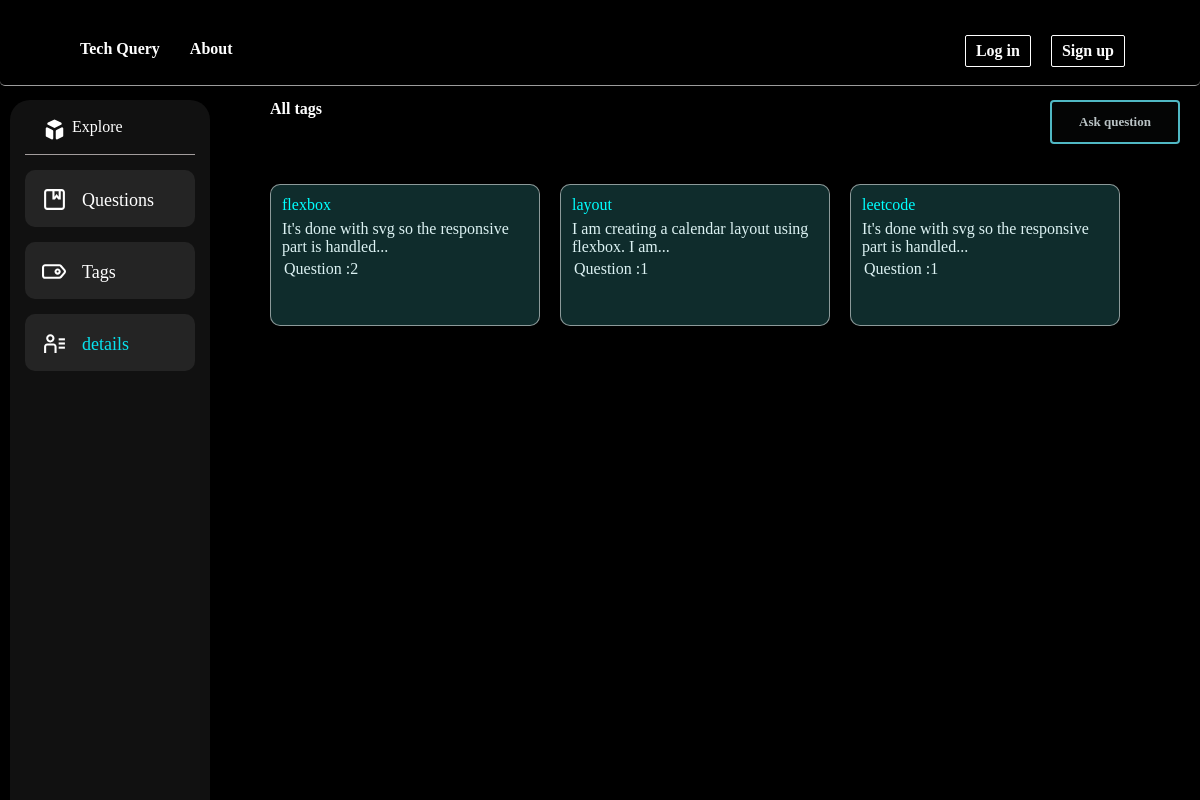
The page /tagsPage.php on the database its author committed.
### tables this page shows
CREATE TABLE `tags` (
  `tagid` int(11) NOT NULL,
  `tagname` varchar(25) NOT NULL
);

### app/Main.php (called while the page is built, shortened)
<?php
class Main
{
    public function __construct()
    {
        try {
            $this->conn = new PDO(DB_TYPE . ":host=" . DB_SERVER . ";dbname=" . DB_DATABASE, DB_USER, DB_PASSWORD);
        } catch (PDOException $e) {
            echo '<h3>Database Not Connected</h3>', '<p>Please Check database connection before running this site ...</p>';
            exit;
        }
    }
}
?>

### config.php (called while the page is built, shortened)
<?php
require_once 'app/Main.php';
require_once 'app/Admin.php';
$admin = new Admin();

### app/Admin.php (called while the page is built, shortened)
<?php
class Admin extends Main
{
	public function ret($stmt)
	{
		$stmt = $this->conn->prepare($stmt);
		$stmt->execute();
		return $stmt;
	}
}
?>

### tagsPage.php (the view, shortened to what this page needs)
<?php
function limitWords($string, $word_limit)
{
    $words = explode(" ", $string);
    return implode(" ", array_slice($words, 0, $word_limit)) . (count($words) > $word_limit ? "..." : "");
}
?>
<!DOCTYPE html>
<html lang="en">
<head>
    <link rel="stylesheet" href="css/header.css">
    <link rel="stylesheet" href="css/getStarted.css">
    <link rel="stylesheet" href="css/sidebar.css">
    <link rel="stylesheet" href="css/tags.css">
</head>
<body>
    <div class="fixed">
        <?php include "includes/header.php"; ?>
    </div>
    <?php include "includes/sidebar.php"; ?>
    <div style="padding-top:60px ;">
        <div class="content">
            <h4>All tags</h4>
            <?php if (isset($row['user_id'])): ?>
                <a href="askquestion.php" class="btn">Ask question</a>
            <?php else: ?>
                <a href="" class="btn">Ask question</a>
            <?php endif; ?>
        </div>
    </div>
    <div class="tagcon">
        <?php
        $stmtt = $admin->ret("SELECT t.tagid, t.tagname, COUNT(qt.questionid) AS question_count, MAX(q.questioneddate) AS last_updated_question_date, MAX(q.description) AS last_updated_question_desc
        FROM tags AS t
        LEFT JOIN questiontag AS qt ON t.tagid = qt.tagid
        LEFT JOIN questions AS q ON qt.questionid = q.questionid
        GROUP BY t.tagid, t.tagname
        ORDER BY last_updated_question_date DESC;");
        while ($rowtt = $stmtt->fetch(PDO::FETCH_ASSOC)) {
            ?>
            <div href="" class="intagcon">
                <div style="margin-bottom:5px;color: aqua;" href=""><?php echo $rowtt['tagname'] ?></div>
                <div> <?php echo limitWords($rowtt['last_updated_question_desc'], 10); ?></div>
                <p style="margin:3px">Question :<?php echo $rowtt['question_count'] ?></p>
            </div>
            <?php
        }
        ?>
    </div>
</body>
</html>

### css/header.css (style rules this page uses)
.fixed { position: fixed; width: 100%; }
body { margin: 0; padding: 0; background-color: #000000; font-family: "Shadows Into Light Two", cursive; }
div a { display: flex; justify-content: center; align-items: center; margin: 10px; padding: 10px; height: 10px; text-decoration: inherit; color: inherit; }

### css/getStarted.css (style rules this page uses)
body { color: white; }
.content { margin-left: 250px; padding: 20px; display: flex; justify-content: space-between; margin-top: 20px; }
.btn { align-items: center; background-color: #040505; border: 2px solid rgba(97, 224, 238, 0.821); border-radius: .25rem; box-shadow: rgba(0, 0, 0, 0.02) 0 1px 3px 0; box-sizing: border-box; color: rgba(217, 228, 230, 0.85); cursor: pointer; display: inline-flex; font-size: 13px; font-weight: 600; justify-content: center; line-height: 1.25; margin: 0; height: 15px; padding: 20px; position: relative; text-decoration: none; transition: all 250ms; user-select: none; -webkit-user-select: none; touch-action: manipulation; vertical-align: baseline; width: 130px; }
h4 { margin: 0; }

### css/sidebar.css (style rules this page uses)
body { color: white; }

### css/tags.css (style rules this page uses)
.tagcon { margin-left: 250px; padding: 20px; display: grid; grid-template-columns: repeat(4 , 1fr); margin-top: 20px; gap: 20px; padding-top: 0px; }
.intagcon { background-color: rgba(73, 205, 205, 0.211); border: 1px solid rgba(255, 255, 255, 0.522); color: rgb(220, 242, 243); padding: 10px; transition: 900ms; display: flex; flex-direction: column; flex-wrap: wrap; width: 248px; height: 120px; border-radius: 10px; }
.intagcon > div, .intagcon p { margin: 1px; }

### rows shown on the page
tags: tagname "flexbox", last_updated_question_desc "It's done with svg so the responsive part is handled...", question_count "2"
tags: tagname "layout", last_updated_question_desc "I am creating a calendar layout using flexbox. I am...", question_count "1"
tags: tagname "leetcode", last_updated_question_desc "It's done with svg so the responsive part is handled...", question_count "1"
